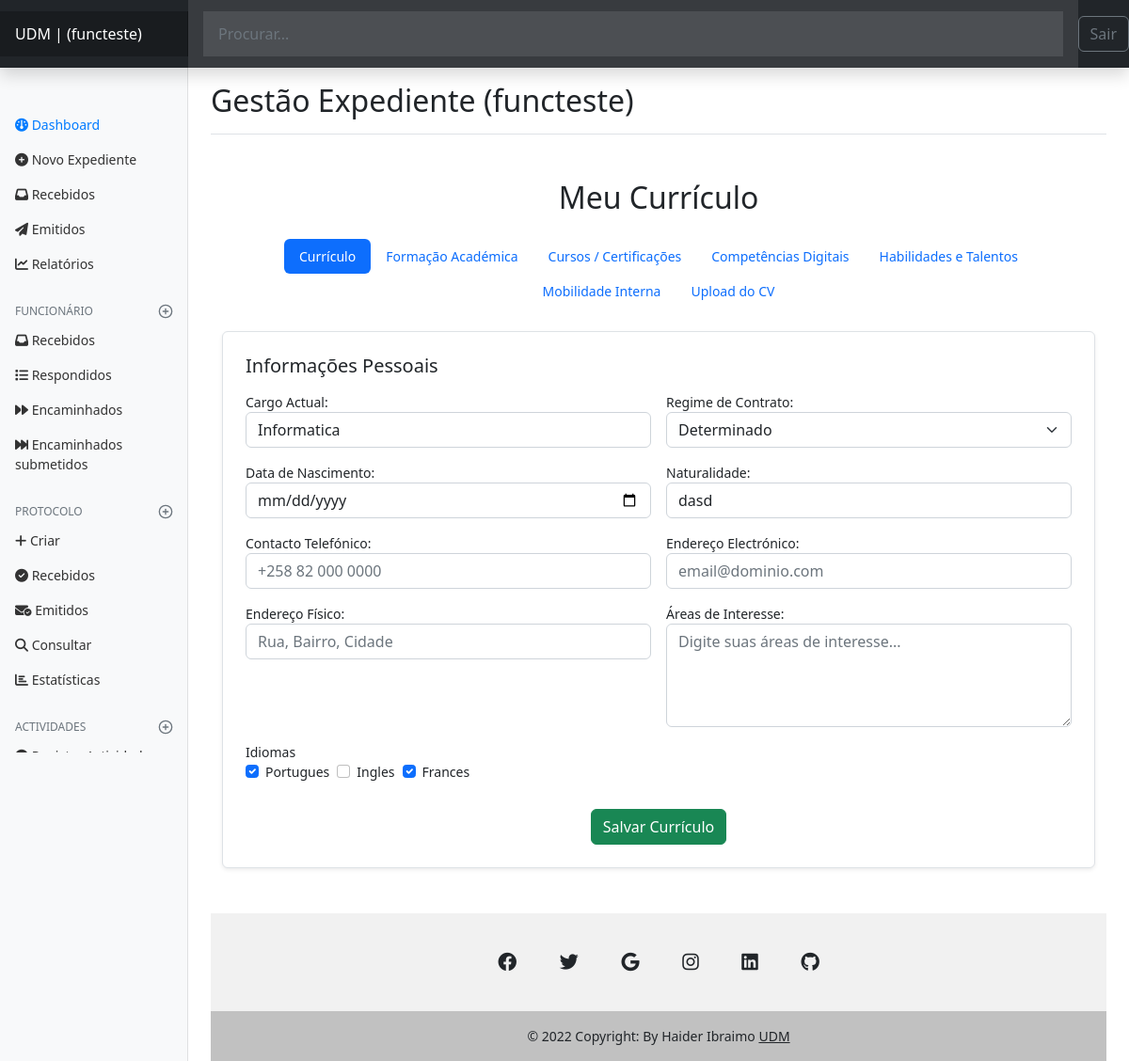
/rhumanos/create/new (signed in), run on an earlier commit of the app's database.
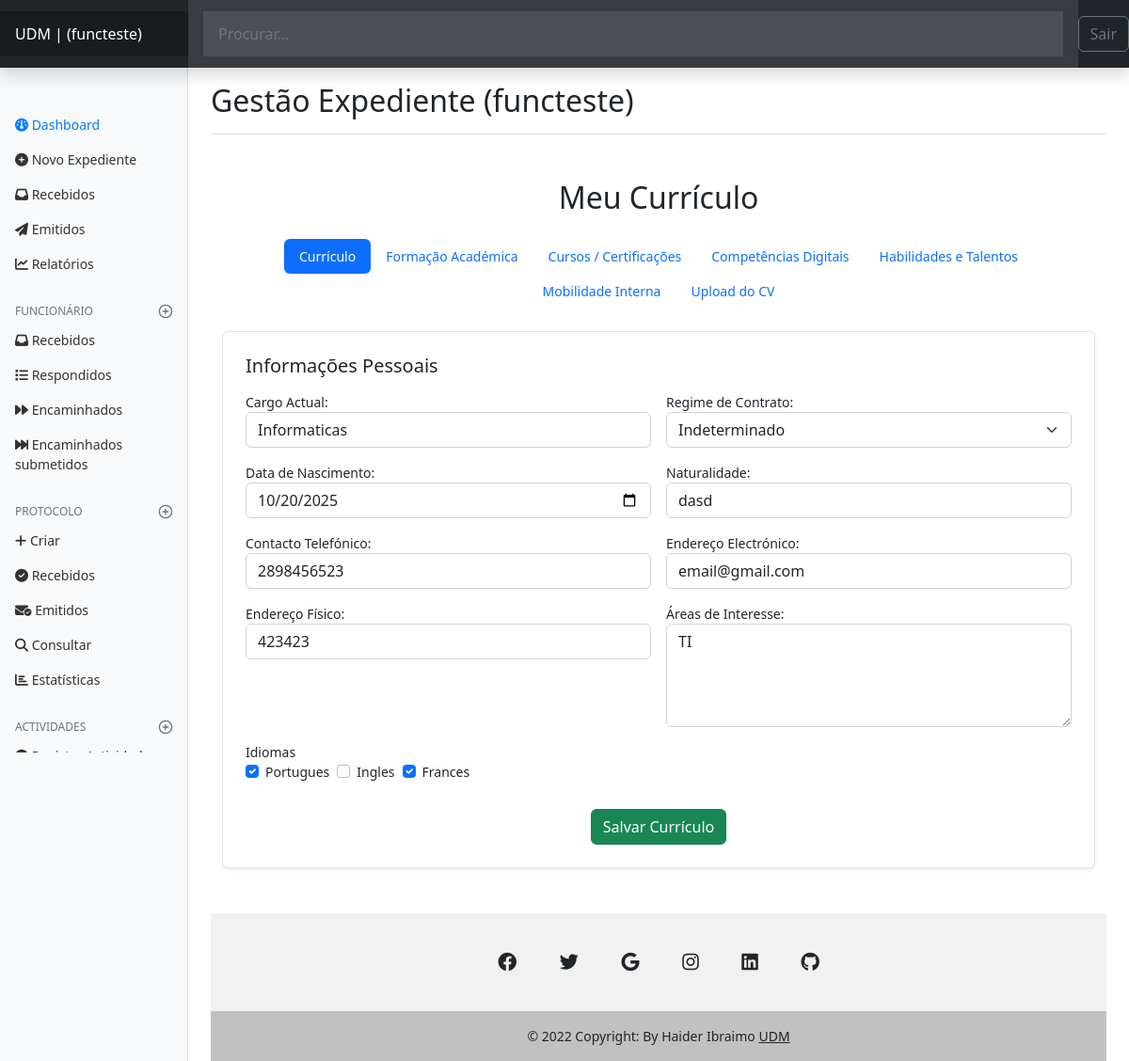
And on a later commit of the database.
### rhumanos/models.py (models this page shows, shortened)
class Curriculo(models.Model):
    REGIME_CONTRATO_CHOICES = [
        ('Indeterminado', 'Indeterminado'),
        ('Determinado', 'Determinado'),
    ]
    IDIOMA_CHOICES = [
        ('Português', 'Português'),
        ('Inglês', 'Inglês'),
        ('Francês', 'Francês'),
        ('Línguas Locais', 'Línguas Locais'),
        ('Outro', 'Outro'),
    ]
    user = models.OneToOneField(
        settings.AUTH_USER_MODEL,
        on_delete=models.CASCADE,
        related_name="curriculo",
        verbose_name="Usuário",
        null=True,
        blank=True
    )
    cargo_actual = models.CharField(
        max_length=100,
        verbose_name="Cargo Actual",
        null=True,
        blank=True
    )
    regime_contrato = models.CharField(
        max_length=50,
        choices=REGIME_CONTRATO_CHOICES,
        verbose_name="Regime de Contrato",
        null=True,
        blank=True
    )
    data_nascimento = models.DateField(
        verbose_name="Data de Nascimento",
        null=True,
        blank=True
    )
    naturalidade = models.CharField(
        max_length=100,
        verbose_name="Naturalidade",
        null=True,
        blank=True
    )
    idiomas = models.ManyToManyField(
    Idioma,
    verbose_name="Idiomas",
    blank=True
)
    contacto_telefonico = models.CharField(
        max_length=50,
        verbose_name="Contacto Telefónico",
        null=True,
        blank=True
    )
    endereco_electronico = models.EmailField(
        verbose_name="Endereço Electrónico",
        null=True,
        blank=True
    )
    endereco_fisico = models.CharField(
        max_length=255,
        verbose_name="Endereço Físico",
        null=True,
        blank=True
    )
    areas_interesse = models.TextField(
        verbose_name="Áreas de Interesse",
        null=True,
        blank=True
    )
    ficheiro_cv = models.FileField(
        upload_to='cv/uploads/%Y/%m/%d/',
        null=True,
        blank=True,
        verbose_name="Ficheiro do CV"
    )
    data_registo = models.DateTimeField(
        auto_now_add=True,
        verbose_name="Data de Registo"
    )
    class Meta:
        verbose_name = "Currículo"
        verbose_name_plural = "Currículos"
        ordering = ['user__username']

### rhumanos/views.py (the view, shortened to what this page needs)
# urls.py: path('create/new', views.cadastrar_curriculo,
@login_required(login_url='authors:login', redirect_field_name='next')
def cadastrar_curriculo(request):
    try:
        funcionario = get_object_or_404(Funcionario, author=request.user)
        curriculo, _ = Curriculo.objects.get_or_create(user=request.user)
    except Exception as e:
        messages.error(request, "Erro ao carregar os dados do currículo.")
        return redirect('authors:dashboard')
    form = CurriculoForm(request.POST or None, request.FILES or None, instance=curriculo)
    formacao_formset = FormacaoFormSet(request.POST or None, instance=curriculo, prefix='formacao')
    curso_formset = CursoFormSet(request.POST or None, instance=curriculo, prefix='curso')
    competencias_formset = CompetenciasFormSet(request.POST or None, instance=curriculo, prefix='competencias')
    habilidades_formset = HabilidadesFormSet(request.POST or None, instance=curriculo, prefix='habilidades')
    mobilidade_formset = MobilidadeFormSet(request.POST or None, instance=curriculo, prefix='mobilidade')
    aba_atual = request.POST.get('aba_atual', 'curriculo')
    print(aba_atual,1)
    idiomas = Idioma.objects.all()
    selected_idiomas = curriculo.idiomas.values_list('id', flat=True)
    context = {
        'form': form,
        'formsets': {
            'formacoes': formacao_formset,
            'cursos': curso_formset,
            'competencias': competencias_formset,
            'habilidades': habilidades_formset,
            'mobilidade': mobilidade_formset,
        },
        'idiomas': idiomas,
        'selected_idiomas': selected_idiomas,
        'funcionario': funcionario,
    }
    return render(request, 'rhumanos/cadastrar_curriculo.html', context)

### rhumanos/templates/rhumanos/cadastrar_curriculo.html (shortened to what this page needs)
{% extends 'global/base.html' %}
{% load widget_tweaks %}
{% block content %}
<div class="container my-5">
    <h2 class="text-center mb-4">Meu Currículo</h2>
    <form method="post" enctype="multipart/form-data">
        <ul class="nav nav-pills mb-4 justify-content-center" id="cvWizardTabs" role="tablist">
            <li class="nav-item"><button class="nav-link active" id="curriculo-tab" data-bs-toggle="pill" data-bs-target="#curriculo" type="button" role="tab">Currículo</button></li>
            <li class="nav-item"><button class="nav-link" id="formacao-tab" data-bs-toggle="pill" data-bs-target="#formacao" type="button" role="tab">Formação Académica</button></li>
            <li class="nav-item"><button class="nav-link" id="cursos-tab" data-bs-toggle="pill" data-bs-target="#cursos" type="button" role="tab">Cursos / Certificações</button></li>
            <li class="nav-item"><button class="nav-link" id="competencias-tab" data-bs-toggle="pill" data-bs-target="#competencias" type="button" role="tab">Competências Digitais</button></li>
            <li class="nav-item"><button class="nav-link" id="habilidades-tab" data-bs-toggle="pill" data-bs-target="#habilidades" type="button" role="tab">Habilidades e Talentos</button></li>
            <li class="nav-item"><button class="nav-link" id="mobilidade-tab" data-bs-toggle="pill" data-bs-target="#mobilidade" type="button" role="tab">Mobilidade Interna</button></li>
            <li class="nav-item"><button class="nav-link" id="ficheiro-tab" data-bs-toggle="pill" data-bs-target="#ficheiro" type="button" role="tab">Upload do CV</button></li>
        </ul>
        <div class="tab-content border rounded shadow-sm p-4 bg-white">
            <div class="tab-pane fade show active" id="curriculo">
                <h5 class="mb-3">Informações Pessoais</h5>
                <div class="row g-3">
                    <div class="col-md-6">{{ form.cargo_actual.label_tag }} {{ form.cargo_actual }}</div>
                    <div class="col-md-6">{{ form.regime_contrato.label_tag }} {{ form.regime_contrato }}</div>
                    <div class="col-md-6">{{ form.data_nascimento.label_tag }} {{ form.data_nascimento }}</div>
                    <div class="col-md-6">{{ form.naturalidade.label_tag }} {{ form.naturalidade }}</div>
                    <div class="col-md-6">
                        {{ form.contacto_telefonico.label_tag }}
                        {{ form.contacto_telefonico }}
                    </div>
                    <div class="col-md-6">
                        {{ form.endereco_electronico.label_tag }}
                        {{ form.endereco_electronico }}
                    </div>
                    <div class="col-md-6">
                        {{ form.endereco_fisico.label_tag }}
                        {{ form.endereco_fisico }}
                    </div>
                    <div class="col-md-6">
                        {{ form.areas_interesse.label_tag }}
                        {{ form.areas_interesse }}
                    </div>
                    <div class="col-12">
                        <label>Idiomas</label>
                        <div class="d-flex flex-wrap gap-2">
                            {% for idioma in idiomas %}
                                <div class="form-check">
                                    <input class="form-check-input" type="checkbox" name="idiomas" value="{{ idioma.id }}" id="idioma{{ idioma.id }}" {% if idioma.id in selected_idiomas %}checked{% endif %}>
                                    <label class="form-check-label" for="idioma{{ idioma.id }}">{{ idioma.nome }}</label>
                                </div>
                            {% endfor %}
                        </div>
                    </div>
                </div>
                <div class="text-center mt-4">
                    <button type="submit" class="btn btn-success btn-salvar-aba" data-aba="curriculo"> Salvar Currículo</button>
                </div>
            </div>
        </div>
    </form>
</div>
{% endblock content %}

What changed in the data, as far as the page shows it:
changed Curriculo "dasd": cargo_actual "Informatica" → "Informaticas"; regime_contrato "Determinado" → "Indeterminado"; data_nascimento (not shown) → "10/20/2025"; contacto_telefonico (not shown) → "2898456523"; endereco_electronico (not shown) → "email@gmail.com"; endereco_fisico (not shown) → "423423"; areas_interesse (not shown) → "TI"
